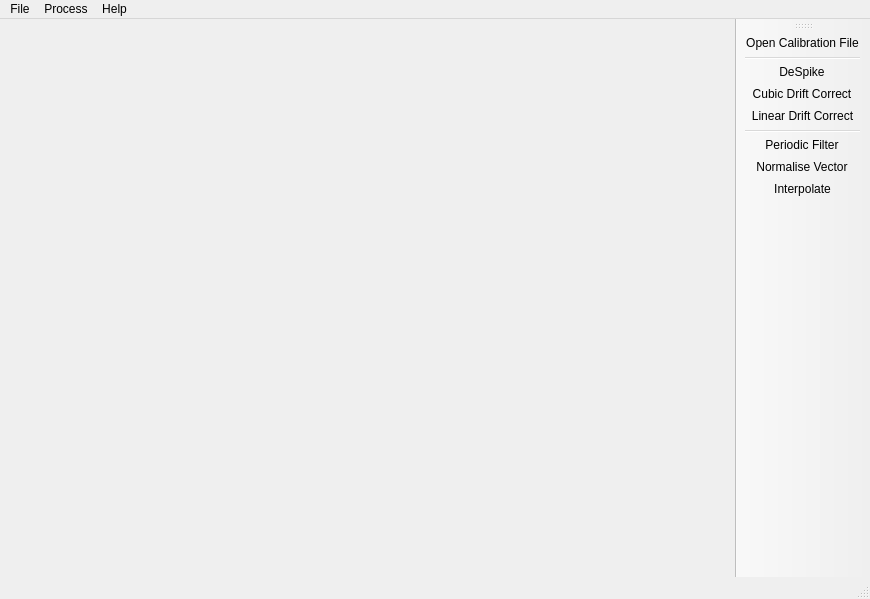
<?xml version="1.0" encoding="UTF-8"?>
<ui version="4.0">
 <class>MainWindow</class>
 <widget class="QMainWindow" name="MainWindow">
  <property name="geometry">
   <rect>
    <x>0</x>
    <y>0</y>
    <width>870</width>
    <height>599</height>
   </rect>
  </property>
  <property name="sizePolicy">
   <sizepolicy hsizetype="Ignored" vsizetype="Ignored">
    <horstretch>0</horstretch>
    <verstretch>0</verstretch>
   </sizepolicy>
  </property>
  <property name="windowTitle">
   <string>MainWindow</string>
  </property>
  <widget class="QWidget" name="centralwidget">
   <widget class="QWidget" name="MayaviQWidget" native="true">
    <property name="geometry">
     <rect>
      <x>9</x>
      <y>9</y>
      <width>731</width>
      <height>551</height>
     </rect>
    </property>
   </widget>
  </widget>
  <widget class="QMenuBar" name="menubar">
   <property name="geometry">
    <rect>
     <x>0</x>
     <y>0</y>
     <width>870</width>
     <height>18</height>
    </rect>
   </property>
   <widget class="QMenu" name="menuFile">
    <property name="title">
     <string>File</string>
    </property>
    <addaction name="actionOpen_File"/>
    <addaction name="actionModify_Output_Location"/>
    <addaction name="actionPrint"/>
   </widget>
   <widget class="QMenu" name="menuHelp">
    <property name="title">
     <string>Help</string>
    </property>
    <addaction name="actionAbout"/>
   </widget>
   <widget class="QMenu" name="menuProcess">
    <property name="title">
     <string>Process</string>
    </property>
    <addaction name="actionLinear_Drift_Correct"/>
    <addaction name="actionCubic_Drift_Correct"/>
    <addaction name="actionDeSpike"/>
    <addaction name="actionNormalise_Vector"/>
    <addaction name="actionPeriodic_Filter"/>
    <addaction name="actionInterpolate"/>
   </widget>
   <addaction name="menuFile"/>
   <addaction name="menuProcess"/>
   <addaction name="menuHelp"/>
  </widget>
  <widget class="QStatusBar" name="statusbar"/>
  <widget class="QToolBar" name="toolBar">
   <property name="windowTitle">
    <string>toolBar</string>
   </property>
   <attribute name="toolBarArea">
    <enum>RightToolBarArea</enum>
   </attribute>
   <attribute name="toolBarBreak">
    <bool>false</bool>
   </attribute>
   <addaction name="actionOpen_Calibration_File"/>
   <addaction name="separator"/>
   <addaction name="actionDeSpike"/>
   <addaction name="actionCubic_Drift_Correct"/>
   <addaction name="actionLinear_Drift_Correct"/>
   <addaction name="separator"/>
   <addaction name="actionPeriodic_Filter"/>
   <addaction name="actionNormalise_Vector"/>
   <addaction name="actionInterpolate"/>
  </widget>
  <action name="actionCubic_Drift_Correct">
   <property name="text">
    <string>Cubic Drift Correct</string>
   </property>
  </action>
  <action name="actionPeriodic_Filter">
   <property name="text">
    <string>Periodic Filter</string>
   </property>
  </action>
  <action name="actionDeSpike">
   <property name="text">
    <string>DeSpike</string>
   </property>
  </action>
  <action name="actionLinear_Drift_Correct">
   <property name="text">
    <string>Linear Drift Correct</string>
   </property>
  </action>
  <action name="actionNormalise_Vector">
   <property name="text">
    <string>Normalise Vector</string>
   </property>
  </action>
  <action name="actionOpen_Calibration_File">
   <property name="text">
    <string>Open Calibration File</string>
   </property>
  </action>
  <action name="actionInterpolate">
   <property name="text">
    <string>Interpolate</string>
   </property>
  </action>
  <action name="actionOpen_File">
   <property name="text">
    <string>Open File</string>
   </property>
  </action>
  <action name="actionModify_Output_Location">
   <property name="text">
    <string>Modify Output Location</string>
   </property>
  </action>
  <action name="actionPrint">
   <property name="text">
    <string>Print</string>
   </property>
  </action>
  <action name="actionAbout">
   <property name="text">
    <string>About</string>
   </property>
  </action>
 </widget>
 <resources/>
 <connections/>
</ui>
